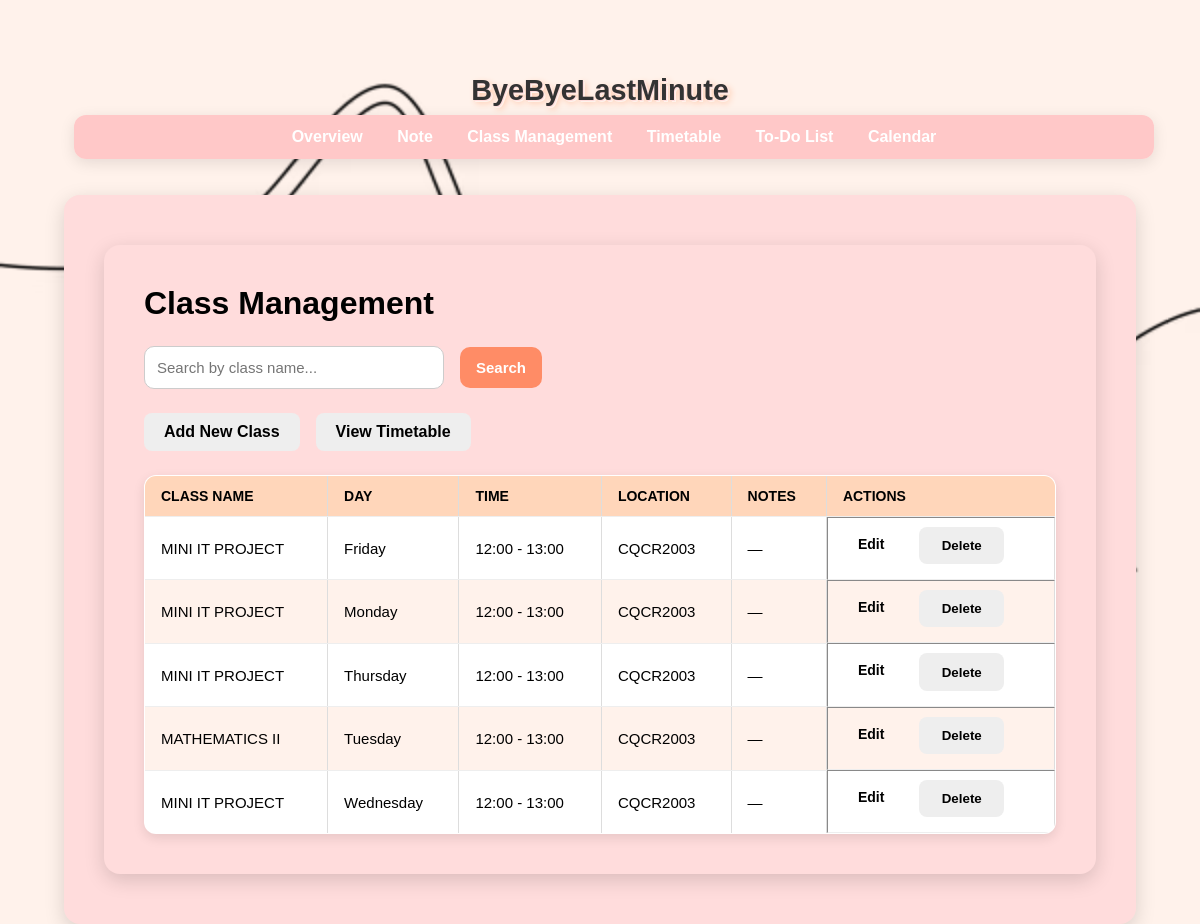
Page /classes on the committed database.
### tables this page shows
CREATE TABLE classes (
                id INTEGER PRIMARY KEY AUTOINCREMENT,
                name TEXT NOT NULL,
                day TEXT NOT NULL,
                start_time TEXT NOT NULL,
                end_time TEXT NOT NULL,
                location TEXT NOT NULL,
                notes TEXT
            );

### app.py (the view)
@app.route("/classes", methods=["GET"])
def classes():
    search_query = request.args.get("q", "").strip()
    with get_db_connection() as conn:
        if search_query:
            classes = conn.execute(
                "SELECT * FROM classes WHERE name LIKE ? ORDER BY day, start_time",
                (f"%{search_query}%",)
            ).fetchall()
        else:
            classes = conn.execute("SELECT * FROM classes ORDER BY day, start_time").fetchall()
    return render_template("classes.html", classes=classes, search_query=search_query)

### app.py (called while the page is built)
def get_db_connection():
    conn = sqlite3.connect(DB_NAME, timeout=10)
    conn.row_factory = sqlite3.Row
    return conn

@app.context_processor
def inject_vapid_key():
    return dict(VAPID_PUBLIC_KEY=VAPID_PUBLIC_KEY)

### templates/classes.html (shortened to what this page needs)
{% extends "base.html" %}
{% block content %}
<main class="container">
  <h1>Class Management</h1>
  <form method="GET" class="search-form">
    <input type="text" name="q" placeholder="Search by class name..." value="{{ search_query or '' }}">
    <button type="submit">Search</button>
  </form>
  <div class="actions">
    <a href="{{ url_for('add_class') }}" class="button secondary">Add New Class</a>
    <a href="{{ url_for('timetable') }}" class="button secondary">View Timetable</a>
  </div>
  {% if classes %}
    <table border="1" cellpadding="8" cellspacing="0">
      <thead>
        <tr>
          <th>Class Name</th>
          <th>Day</th>
          <th>Time</th>
          <th>Location</th>
          <th>Notes</th>
          <th>Actions</th>
        </tr>
      </thead>
      <tbody>
        {% for class in classes %}
          <tr>
            <td>{{ class['name'] }}</td>
            <td>{{ class['day'] }}</td>
            <td>{{ class['start_time'] }} - {{ class['end_time'] }}</td>
            <td>{{ class['location'] }}</td>
            <td>{{ class['notes'] or '—' }}</td>
            <td class="action-buttons" style="position: relative;">
              <a href="{{ url_for('edit_class', class_id=class['id']) }}" class="button small" style="display:inline-block; vertical-align:middle;">Edit</a>
              <form method="POST" action="{{ url_for('delete_class', class_id=class['id']) }}"
                    onsubmit="return confirm('Are you sure you want to delete this class?');"
                    style="display:inline-block; position: relative; top:-3px; margin-left:5px;">
                <button type="submit" class="secondary small">Delete</button>
              </form>
            </td>
          </tr>
        {% endfor %}
      </tbody>
    </table>
  {% else %}
    <p class="empty-message">
      No classes found. <a href="{{ url_for('add_class') }}">Add your first class.</a>
    </p>
  {% endif %}
</main>
{% endblock %}

### static/style.css (style rules this page uses)
* { margin: 0; padding: 0; box-sizing: border-box; }
html, body { height: 100%; font-family: Arial, sans-serif; background-color: #FFF2EB; background-image: url("Dashboard Background Image.jpg"), url("Dashboard Background Image.avif"); background-repeat: no-repeat; background-size: cover; background-position: center; background-attachment: fixed; color: #000; padding: 2rem; }
.container { max-width: 1100px; width: 100%; margin: 10px auto; padding: 2.5rem; background: #FFDCDC; border-radius: 16px; box-shadow: 0 6px 20px rgba(0,0,0,0.15); }
h1, h2 { margin-bottom: 1rem; color: #000; }
form { display: grid; gap: 1.5rem; }
input, select, textarea { padding: 12px 14px; border-radius: 10px; border: 1px solid #ccc; background: #fff; font-size: 15px; transition: border-color 0.3s; }
.actions { grid-column: span 2; display: flex; gap: 1rem; margin-top: 0.5rem; }
button { padding: 0.7rem 1.4rem; border-radius: 8px; border: none; font-weight: 600; cursor: pointer; transition: background 0.3s; }
button[type="submit"] { background: #ff8c66; color: #fff; }
button.secondary { background: #eee; color: #000; }
.search-form { display: flex; gap: 1rem; margin-bottom: 1.5rem; align-items: center; }
.search-form input { flex: 1; max-width: 300px; }
.actions { margin-bottom: 1.5rem; }
.action-buttons { display: flex; gap: 0.5rem; }
.button { display: inline-block; padding: 0.7rem 1.4rem; border-radius: 8px; border: none; font-weight: 600; cursor: pointer; transition: background 0.3s; text-decoration: none; text-align: center; }
.button.small { padding: 0.4rem 0.8rem; font-size: 0.9rem; }
.button.secondary { background: #eee; color: #000; }
table { width: 100%; border-collapse: collapse; margin-top: 1rem; background: #fff; border-radius: 12px; overflow: hidden; box-shadow: 0 4px 12px rgba(0,0,0,0.1); font-size: 15px; border: 1px solid #ddd; }
thead { background: #FFD6BA; color: #000; text-transform: uppercase; font-weight: bold; font-size: 14px; }
th, td { padding: 12px 16px; text-align: left; border-bottom: 1px solid #eee; }
tbody tr:nth-child(even) { background: #FFF2EB; }
.container { background: #FFDCDC; border-radius: 16px; box-shadow: 0 6px 20px rgba(0,0,0,0.15); padding: 2.5rem; margin: 10px auto; max-width: 1100px; }
.container h1 { color: #000; margin-bottom: 1.5rem; text-align: left; font-size: 2rem; font-weight: bold; }
.actions { display: flex; justify-content: flex-start; gap: 1rem; margin-bottom: 2rem; flex-wrap: wrap; }
.search-form input { padding: 12px; border-radius: 10px; border: 1px solid #ccc; background: #fff; font-size: 15px; width: 280px; }
.button { padding: 10px 20px; border: none; border-radius: 8px; font-weight: 600; cursor: pointer; text-decoration: none; transition: background 0.3s; color: #000; display: inline-block; }
.button.secondary { background-color: #eee; color: #000; }
.button.small { padding: 6px 12px; font-size: 14px; margin: 0 2px; }
.search-form button { padding: 12px 16px; border-radius: 10px; font-size: 15px; border: none; cursor: pointer; transition: background 0.3s; text-align: center; }
.actions { display: flex; gap: 1rem; margin-bottom: 1.5rem; flex-wrap: wrap; }
.action-buttons { display: flex; gap: 1rem; flex-wrap: wrap; }

### rows in the picture
classes: name "MINI IT PROJECT", day "Friday", start_time "12:00", end_time "13:00", location "CQCR2003", notes "—"
classes: name "MINI IT PROJECT", day "Monday", start_time "12:00", end_time "13:00", location "CQCR2003", notes "—"
classes: name "MINI IT PROJECT", day "Thursday", start_time "12:00", end_time "13:00", location "CQCR2003", notes "—"
classes: name "MATHEMATICS II", day "Tuesday", start_time "12:00", end_time "13:00", location "CQCR2003", notes "—"
classes: name "MINI IT PROJECT", day "Wednesday", start_time "12:00", end_time "13:00", location "CQCR2003", notes "—"
